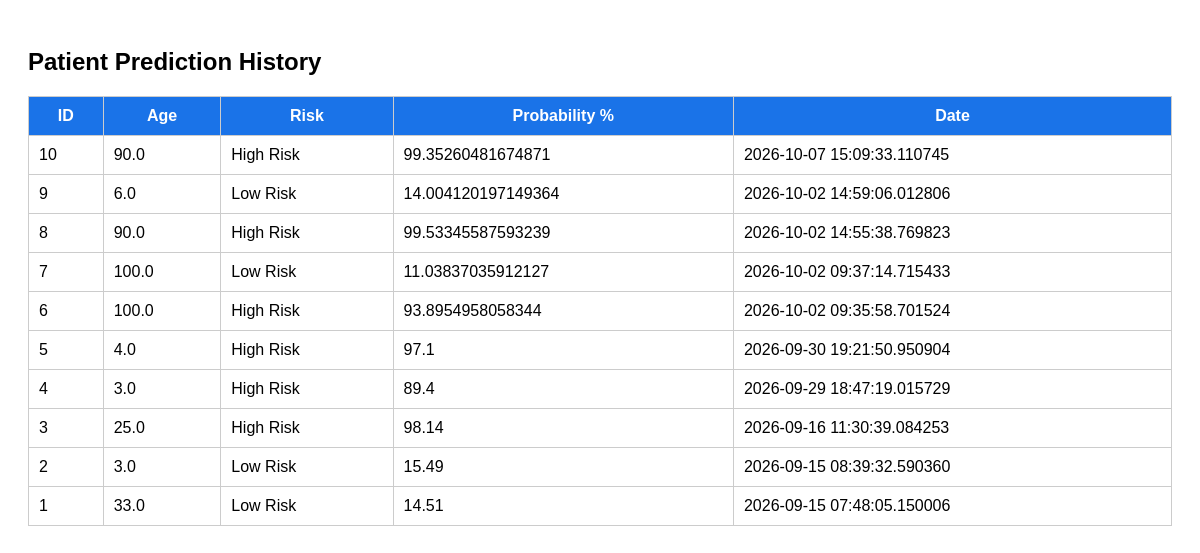
Before: /history with the older database file.
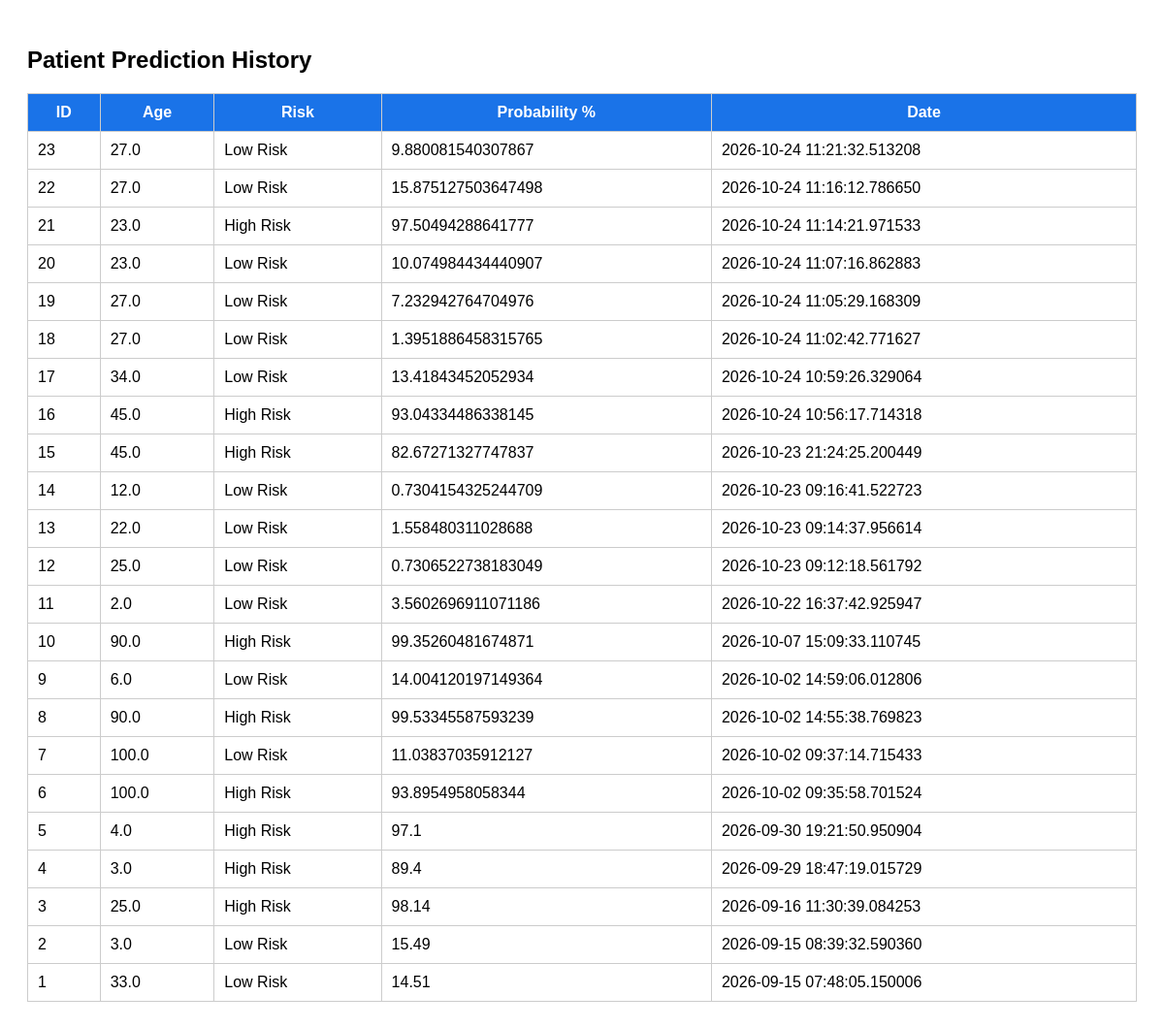
After: the same page with the newer database file.
### app.py (models this page shows)
class Patient(db.Model):
    id = db.Column(
        db.Integer,
        primary_key=True
    )
    patient_code = db.Column(
        db.String(50),
        nullable=True,
        index=True
    )
    age = db.Column(
        db.Float
    )
    gender = db.Column(
        db.Float
    )
    bmi = db.Column(
        db.Float
    )
    systolic = db.Column(
        db.Float
    )
    diastolic = db.Column(
        db.Float
    )
    cholesterol = db.Column(
        db.Float
    )
    risk = db.Column(
        db.String(50)
    )
    probability = db.Column(
        db.Float
    )
    date = db.Column(
        db.DateTime,
        default=datetime.utcnow
    )

### app.py (the view)
@app.route("/history")
def history():
    patients = Patient.query.order_by(
        Patient.date.desc()
    ).all()
    return render_template(
        "history.html",
        patients=patients
    )

### templates/history.html (shortened to what this page needs)
<!DOCTYPE html>
<html>
<head>
</head>
<body>
<h2>Patient Prediction History</h2>
<table>
    <tr>
        <th>ID</th>
        <th>Age</th>
        <th>Risk</th>
        <th>Probability %</th>
        <th>Date</th>
    </tr>
    {% for p in patients %}
    <tr>
        <td>{{ p.id }}</td>
        <td>{{ p.age }}</td>
        <td>{{ p.risk }}</td>
        <td>{{ p.probability }}</td>
        <td>{{ p.date }}</td>
    </tr>
    {% endfor %}
</table>
</body>
</html>

Changed rows visible on the page:
added Patient: id "23", age "27.0", risk "Low Risk", probability "9.880081540307867", date "2026-10-24 11:21:32.513208"
added Patient: id "22", age "27.0", risk "Low Risk", probability "15.875127503647498", date "2026-10-24 11:16:12.786650"
added Patient: id "21", age "23.0", risk "High Risk", probability "97.50494288641777", date "2026-10-24 11:14:21.971533"
added Patient: id "20", age "23.0", risk "Low Risk", probability "10.074984434440907", date "2026-10-24 11:07:16.862883"
added Patient: id "19", age "27.0", risk "Low Risk", probability "7.232942764704976", date "2026-10-24 11:05:29.168309"
added Patient: id "18", age "27.0", risk "Low Risk", probability "1.3951886458315765", date "2026-10-24 11:02:42.771627"
added Patient: id "17", age "34.0", risk "Low Risk", probability "13.41843452052934", date "2026-10-24 10:59:26.329064"
added Patient: id "16", age "45.0", risk "High Risk", probability "93.04334486338145", date "2026-10-24 10:56:17.714318"
added Patient: id "15", age "45.0", risk "High Risk", probability "82.67271327747837", date "2026-10-23 21:24:25.200449"
added Patient: id "14", age "12.0", risk "Low Risk", probability "0.7304154325244709", date "2026-10-23 09:16:41.522723"
added Patient: id "13", age "22.0", risk "Low Risk", probability "1.558480311028688", date "2026-10-23 09:14:37.956614"
added Patient: id "12", age "25.0", risk "Low Risk", probability "0.7306522738183049", date "2026-10-23 09:12:18.561792"
added Patient: id "11", age "2.0", risk "Low Risk", probability "3.5602696911071186", date "2026-10-22 16:37:42.925947"
